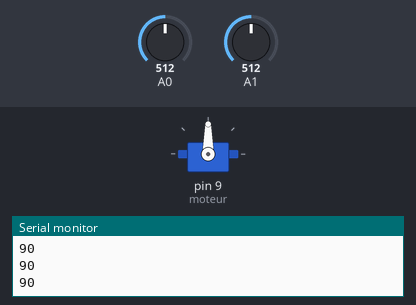
The sketch below on a simulated Arduino Uno, built with avr-gcc and run on an emulated ATmega328P. On the bench: servo, the last lines printed to the serial monitor. The inputs (shaded band) are chosen by the test bench; at power-on: A0 = 512, A1 = 512.

Above: at 1.2 s.
1.3 s: A0 set to 716
At 2.6 s:
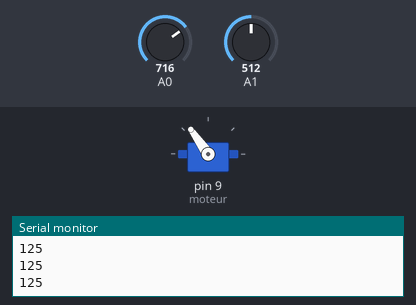
2.9 s: A0 set to 900
At 4.2 s:
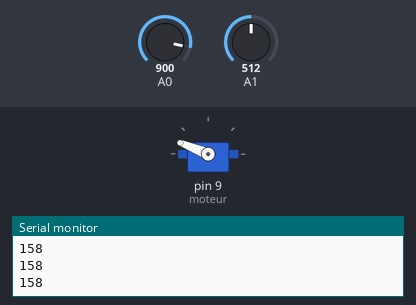
4.5 s: A0 set to 1023
At 5.6 s:
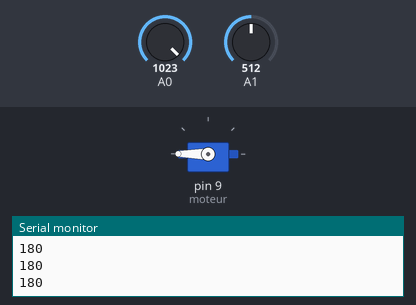
6.1 s: A0 set to 306
At 7.4 s:
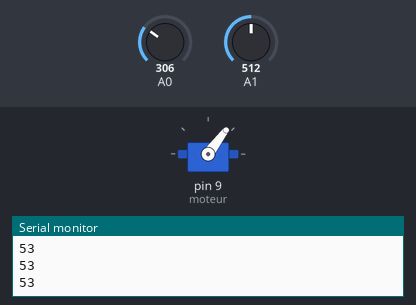
7.7 s: A0 set to 122
At 8.7 s:
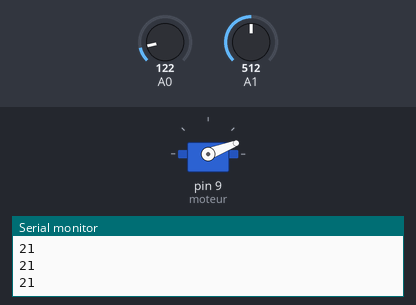
9.3 s: A0 set to 0
At 10.0 s:
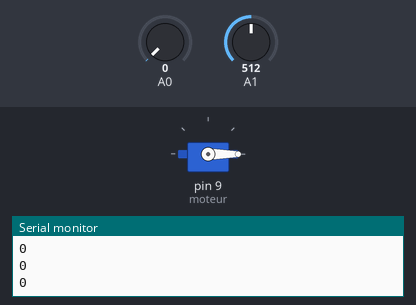
Timing chart, 0 to 11.9 s (numbered marks = the images above; inputs shaded):
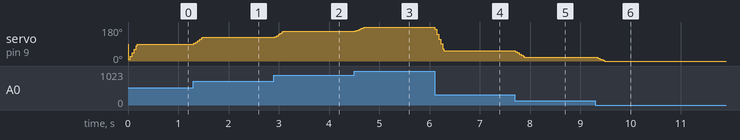

The sketch:

Joystick_and_servo.ino
```cpp
#include <Servo.h>

Servo moteur;

const int X = 0;
const int Y = 1;

const int MaxReadings = 10;

int Xreadings[MaxReadings];
int XreadIndex = 0;
int Xtotal = 0;
int X_Pos = 0;

int Yreadings[MaxReadings];
int YreadIndex = 0;
int Ytotal = 0;
int Y_Pos = 0;

int Servo_Pos = 0, Pos = 0;

void Smoother(int x_pin, int y_pin)
{
  Xtotal = Xtotal - Xreadings[XreadIndex];
  Ytotal = Ytotal - Yreadings[YreadIndex];
  delay(1);
  Xreadings[XreadIndex] = analogRead(x_pin);
  Yreadings[YreadIndex] = analogRead(y_pin);
  delay(1);
  Xtotal = Xtotal + Xreadings[XreadIndex];
  Ytotal = Ytotal + Yreadings[YreadIndex];
  delay(1);
  XreadIndex = XreadIndex + 1;
  YreadIndex = YreadIndex + 1;
  if (XreadIndex >= MaxReadings) XreadIndex = 0;
  if (YreadIndex >= MaxReadings) YreadIndex = 0;
  delay(1);
  X_Pos = Xtotal / MaxReadings;
  Y_Pos = Ytotal / MaxReadings;

}


void setup() {

  Serial.begin(9600);
  moteur.attach(9);
  for (int i = 0; i < MaxReadings; i++) {
    Xreadings[i] = 0;
    Yreadings[i] = 0;
  }
}

void loop() {
  Smoother(X, Y);
  Servo_Pos = map(X_Pos, 0, 1023, 0, 180);
  moteur.write(Servo_Pos);
  Serial.println(Servo_Pos);
  delay(15);
}
```

Measured:
- after the input at 1.3 s, servo on pin 9 (moteur): 90° → 125° at once
- after the input at 2.9 s, servo on pin 9 (moteur): 125° → 158° at once
- after the input at 4.5 s, servo on pin 9 (moteur): 158° → 180° at once
- after the input at 6.1 s, servo on pin 9 (moteur): 180° → 53° at once
- after the input at 7.7 s, servo on pin 9 (moteur): 53° → 21° at once
- after the input at 9.3 s, servo on pin 9 (moteur): 21° → 0° at once
